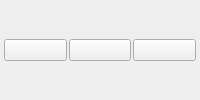
             <widget class="QWidget" name="widget_8" native="true">
              <layout class="QHBoxLayout" name="horizontalLayout_7">
               <property name="spacing">
                <number>2</number>
               </property>
               <property name="leftMargin">
                <number>4</number>
               </property>
               <property name="topMargin">
                <number>4</number>
               </property>
               <property name="rightMargin">
                <number>4</number>
               </property>
               <property name="bottomMargin">
                <number>4</number>
               </property>
               <item>
                <widget class="QPushButton" name="mapApButton">
                 <property name="toolTip">
                  <string>Autopilot</string>
                 </property>
                 <property name="text">
                  <string/>
                 </property>
                 <property name="icon">
                  <iconset resource="resources.qrc">
                   <normaloff>:/models/Icons/Computer-96.png</normaloff>:/models/Icons/Computer-96.png</iconset>
                 </property>
                 <property name="iconSize">
                  <size>
                   <width>25</width>
                   <height>25</height>
                  </size>
                 </property>
                </widget>
               </item>
               <item>
                <widget class="QPushButton" name="mapKbButton">
                 <property name="toolTip">
                  <string>Manual control</string>
                 </property>
                 <property name="text">
                  <string/>
                 </property>
                 <property name="icon">
                  <iconset resource="resources.qrc">
                   <normaloff>:/models/Icons/Controller-96.png</normaloff>:/models/Icons/Controller-96.png</iconset>
                 </property>
                 <property name="iconSize">
                  <size>
                   <width>25</width>
                   <height>25</height>
                  </size>
                 </property>
                </widget>
               </item>
               <item>
                <widget class="QPushButton" name="mapOffButton">
                 <property name="toolTip">
                  <string>Stop</string>
                 </property>
                 <property name="text">
                  <string/>
                 </property>
                 <property name="icon">
                  <iconset resource="resources.qrc">
                   <normaloff>:/models/Icons/Stop Sign-96.png</normaloff>:/models/Icons/Stop Sign-96.png</iconset>
                 </property>
                 <property name="iconSize">
                  <size>
                   <width>25</width>
                   <height>25</height>
                  </size>
                 </property>
                </widget>
               </item>
              </layout>
             </widget>
